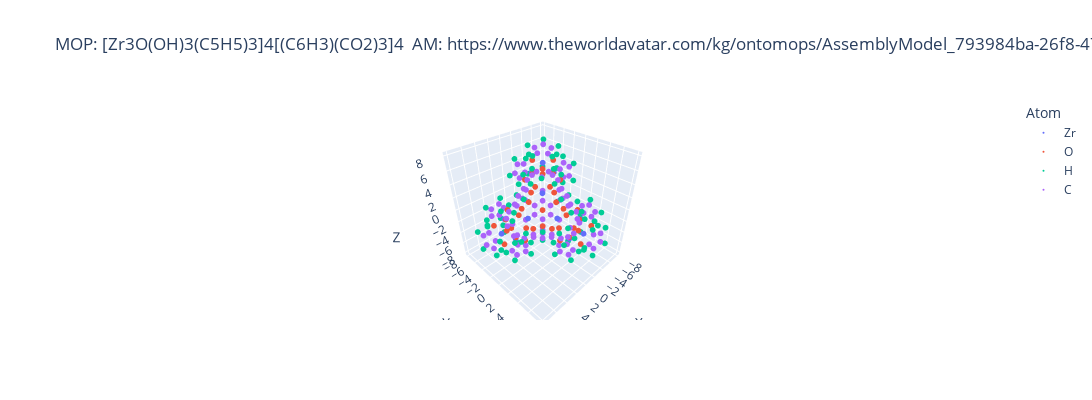

The code cell stored with this chart in its notebook:
### Code cell
# The visualisation is implemented using plotly - https://github.com/plotly/plotly.py/issues/931#issuecomment-2098209279
import plotly.io as pio
pio.renderers.default = "jupyterlab"
# To see the interactive plot, please replace `https://github.com/` with `https://nbviewer.org/github/` in the URL of the notebook
fig = new_mop.visualise()
